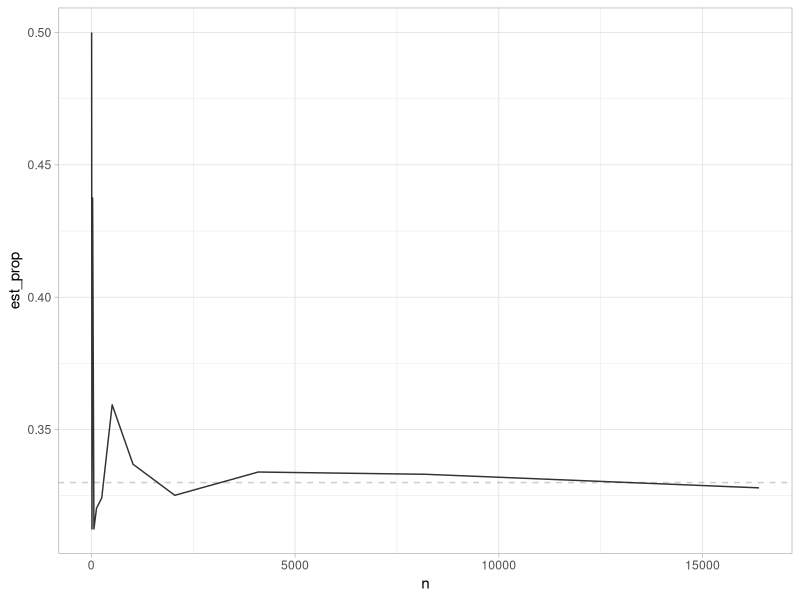
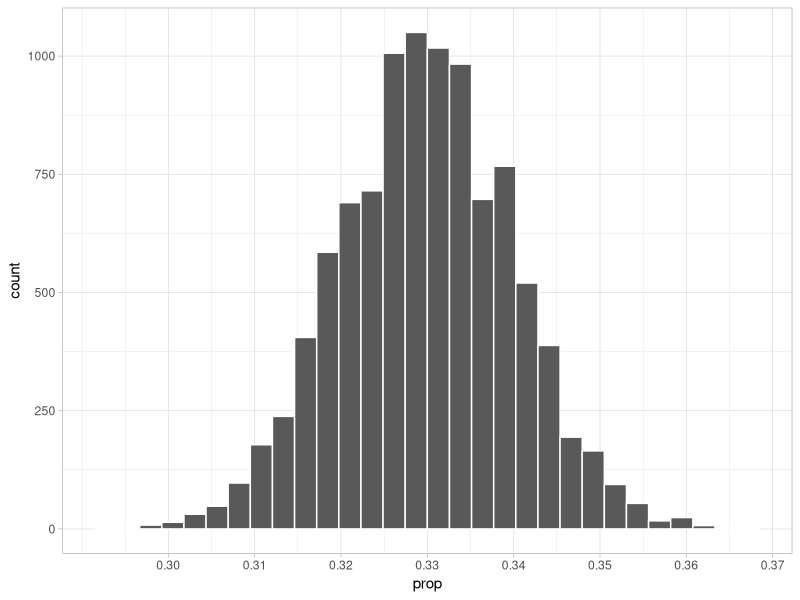
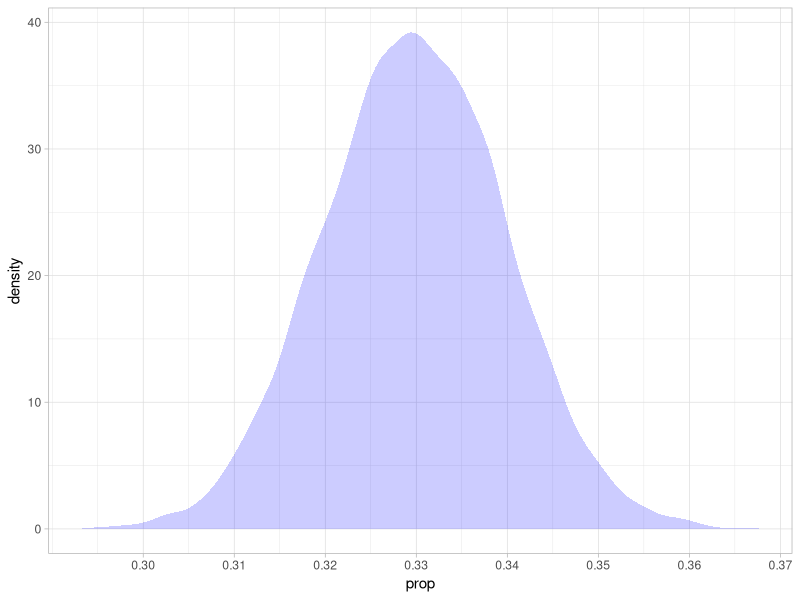
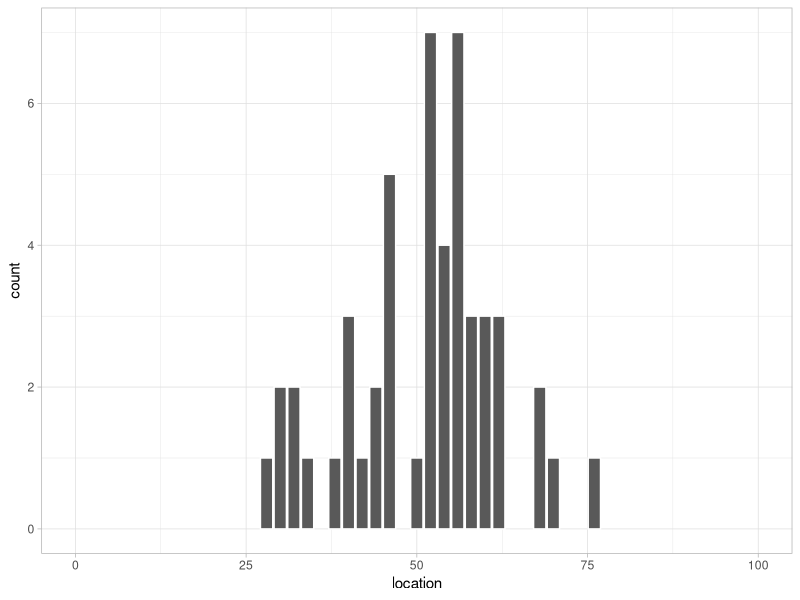

Recreate these plots in R, in order.
library(tidyverse)
theme_set(theme_light())
library(ggplot2)
# law of large numbers----
lln_sim <- tibble(
  n = 2^(3:14),
  est_prop = rbinom(12, n, .33)/n # true value is .33
)


ggplot(lln_sim,
       aes(x=n,
           y=est_prop))+
  geom_line(alpha = 0.8) +
  geom_hline(yintercept=0.33,
             linetype="dashed",
             alpha=0.2)

# as the sample size gets larger, 
#the est_prop approaches closer ot the true value (.33)


# now let's see how confident we should be in our estimate of proprotion
# conservative responsidents of GSS (.33)

# set up simulation "dresser"
set.seed(123)
est_prop <- .33
num_sims<-10000
svy_size <- 2247

sims <- tibble(sim_num=1:num_sims) |> 
  uncount(svy_size)

# do the sims
sims <- sims |> 
  mutate(conservative = rbinom(num_sims*svy_size, 1, est_prop)) |> 
  group_by(sim_num) |> 
  summarize(prop = mean(conservative))

# visualize results 
ggplot(sims,
       aes(x=prop))+
  geom_histogram(color="white",
                 boundary=round(est_prop,2),
                 bindwidth=.005)+
  scale_x_continuous(breaks=seq(.3,.4,.01))


# different visualization--denisty plot
ggplot(sims,
       aes(x=prop))+
  geom_density(color=NA,
               fill="blue",
               alpha=.2)+
  scale_x_continuous(breaks=seq(.3,.4,.01))

# let's characterize the simulation results
mean(sims$prop)
sd(sims$prop)

# confidence interval--boundaries of an integral that bounds (usually) a % of the estimates

#95%
lower_bound95<-quantile(sims$prop,.025)
upper_bound95<-quantile(sims$prop,.975)

ci95<-c(lower_bound95,upper_bound95)
ci95

# so 95% of values fall within 0.311 and .349

# 99%
lower_bound99<-quantile(sims$prop,.005)
upper_bound99<-quantile(sims$prop,.995)

ci99<-c(lower_bound99,upper_bound99)
ci99
# so 99% of values fall within 0.305 and .356


# central limit theorem--with greater sample, sample becomes normal----

# football field simulation:

# 50% chance of either moving forward or back 1 yard-line
est_prop <- .5
num_sims<-50 # 50 rounds
svy_size <- 100 #100 people

# set up dresser
sims <- tibble(sim_num=1:num_sims) |> 
  uncount(svy_size)

# do the simulation of football field
sims <- sims |> 
  mutate(movement = sample(c(-1L,1L),  
                       size = num_sims*svy_size,  
                       prob = c(.5, .5),    
                       replace = TRUE)) 

# summarize football field results
results <- sims |> 
  group_by(sim_num) |> 
  summarize(location=sum(movement)+50)

# plot results
ggplot(results,
       aes(x = location)) +
  geom_bar(color="white")+
  xlim(0,100)

# standard error is the standard deviation of the sampling distribution
# SD=sqrt(prop(1-prop))
# SD is a measure of entropy--how uncertain is the system. If proportion is 50-50,
# system is very uncertain, and SD is high (.5)

# Standard erorr is SD as related to the sample size
# SE = SD/sqrt(n)--as sample size increases, SE decreases
# to halve SE, you have to increase sample size by factor of 4






